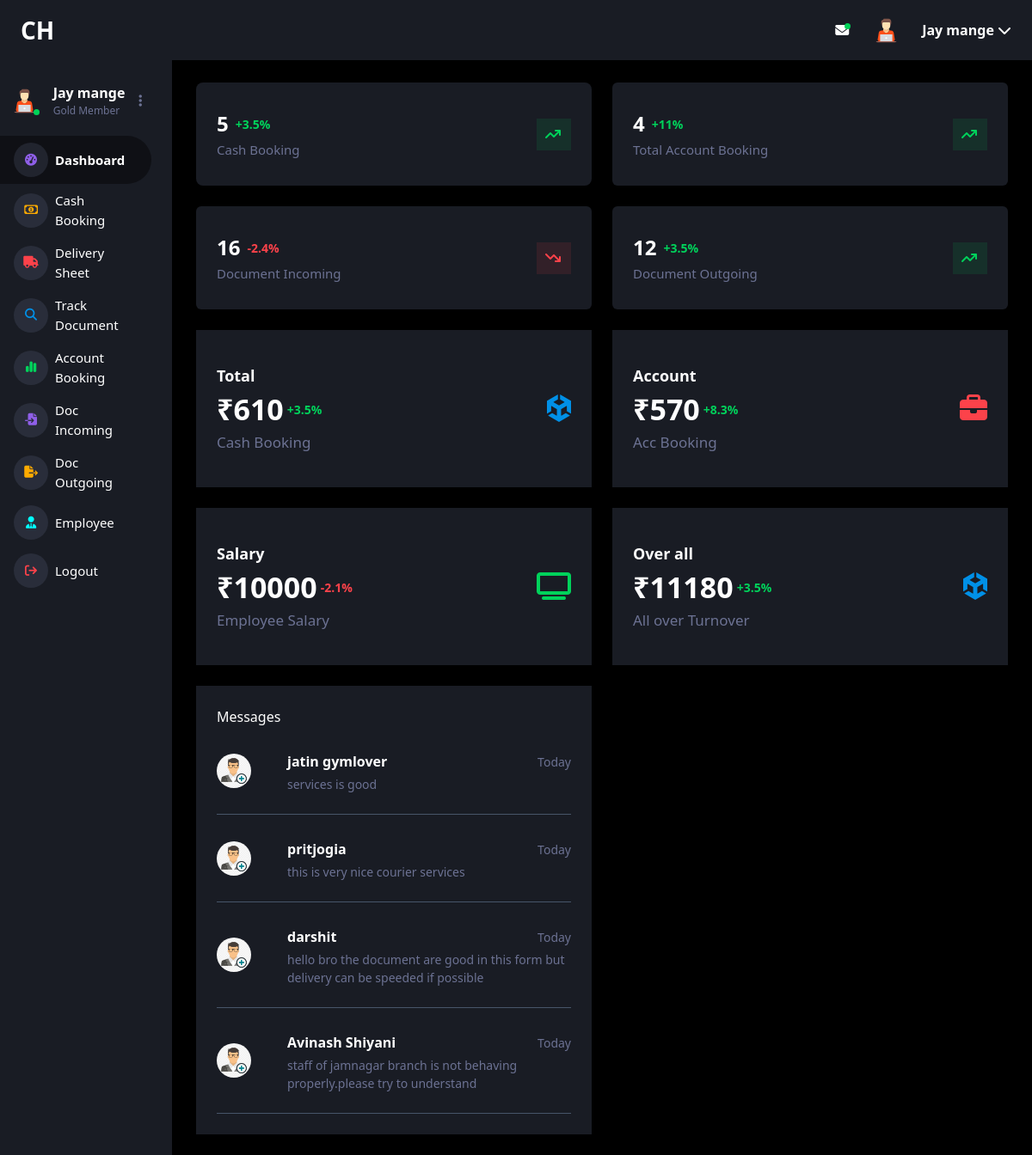
The app's page /Dashboard/branch_dashboard.php (signed in) with its own data.
### tables this page shows
CREATE TABLE `index_contact` (
  `ic_id` int(11) NOT NULL,
  `ic_name` varchar(200) NOT NULL,
  `ic_email` varchar(200) NOT NULL,
  `ic_subject` varchar(200) NOT NULL,
  `ic_message` varchar(200) NOT NULL
);

### Dashboard/branch_dashboard.php (the view, shortened to what the rows shown need)
<?php include('../Html/html_start.php'); ?>
<link rel="stylesheet" href="../Assets/Css/branch_dashboard.css">
<div class="lg:flex lg:items-start bg-[#191c24]">
    <div class="w-4/5 w-full grid items-center">
                <?php
                include '../connection/conn.php';
                ?>
        <?php
                $i_query = "SELECT * FROM `index_contact` ORDER BY `ic_id` DESC LIMIT 4";
                $i_select = mysqli_query($con,$i_query);
                $i_row = mysqli_fetch_all($i_select,MYSQLI_ASSOC);
        ?>
        <main class="bg-[#000000]">
            <div class="grid items-center py-6 px-7 space-y-6 md:grid-cols-2 md:gap-6 md:items-start md:space-y-0">
                <div class="grid items-center py-6 px-6  bg-[#191c24]">
                    <?php foreach ($i_row as $ip_row) : ?>
                        <div class="flex items-center py-6 text-white border-slate-600 border-b-[0.1px] space-x-4">
                            <div class="w-1/6 flex  items-start">
                                <img src="../Assets/Images/customer_dashboard.jpg" alt="face6" class="h-[40px] w-[40px] rounded-full">
                            </div>
                            <div class="w-5/6 grid items-center">
                                <div class="flex items-center justify-between py-1">
                                    <span class="font-bold text-[16px]"><?= $ip_row['ic_name'] ?></span>
                                    <span class="text-[#6C7293]  text-[14px]">Today</span>
                                </div>
                                <span class="text-[14px] text-[#6C7293]"><?= $ip_row['ic_message'] ?></span>
                            </div>
                        </div>
                    <?php endforeach ?>
                </div>
            </div>
        </main>
    </div>
</div>

### records on screen
index_contact: ic_name "jatin gymlover", ic_message "services is good"
index_contact: ic_name "pritjogia", ic_message "this is very nice courier services"
index_contact: ic_name "darshit", ic_message "hello bro the document are good in this form but delivery can be speeded if possible"
index_contact: ic_name "Avinash Shiyani", ic_message "staff of jamnagar branch is not behaving properly.please try to understand"

### other values on screen
$_SESSION['branch_user']['ab_manager_name'] "Jay mange"
$total "5"
$acc_total "4"
$di_total "16"
$do_total "12"
$tcb_total "610"
$ab_total "570"
$e_total "10000"
$tcb_total + $ab_total + $e_total "11180"
